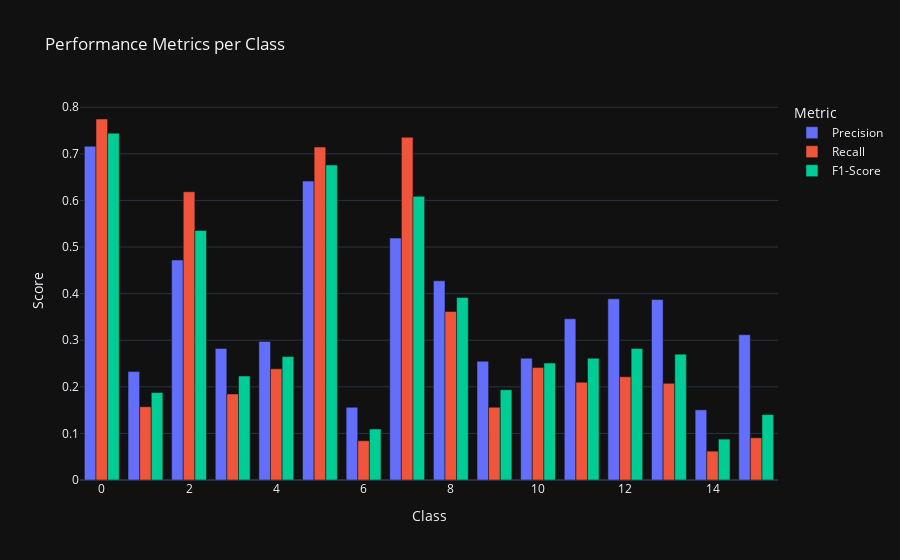

Write notebook code for a chart like this one.
### Markdown cell above
## Performance per Class

### Code cell
# Calculate performance metrics per class
from sklearn.metrics import precision_recall_fscore_support

precision, recall, f1, support = precision_recall_fscore_support(test_labels, test_pred)

# Create a dataframe with the metrics
class_performance = pd.DataFrame({
    'Class': np.unique(test_labels),
    'Precision': precision,
    'Recall': recall,
    'F1-Score': f1,
    'Support': support
})

# Plot performance metrics per class
fig = px.bar(class_performance.melt(id_vars=['Class', 'Support'], 
                                    value_vars=['Precision', 'Recall', 'F1-Score']),
             x='Class', y='value', color='variable',
             barmode='group', title='Performance Metrics per Class',
             labels={'value': 'Score', 'variable': 'Metric'},
             hover_data=['Support'])
fig.show()

### Figure 1 — Plotly figure (JSON) as saved in the notebook; plotly's stock layout.template omitted (floating-point values rounded to 4 significant figures)
{"data": [{"alignmentgroup": "True", "customdata": [[3033], [2372], [8652], [1073], [3016], [3565], [1519], [3752], [1316], [903], [3589], [1425], [1318], [323], [226], [320]], "hovertemplate": "Metric=Precision<br>Class=%{x}<br>Score=%{y}<br>Support=%{customdata[0]}<extra></extra>", "legendgroup": "Precision", "marker": {"color": "#636efa", "pattern": {"shape": ""}}, "name": "Precision", "offsetgroup": "Precision", "orientation": "v", "showlegend": true, "textposition": "auto", "type": "bar", "x": [0, 1, 2, 3, 4, 5, 6, 7, 8, 9, 10, 11, 12, 13, 14, 15], "xaxis": "x", "y": [0.7162, 0.2327, 0.4723, 0.2825, 0.2974, 0.6415, 0.1561, 0.5193, 0.4277, 0.255, 0.2613, 0.3461, 0.3888, 0.3873, 0.1505, 0.3118], "yaxis": "y"}, {"alignmentgroup": "True", "customdata": [[3033], [2372], [8652], [1073], [3016], [3565], [1519], [3752], [1316], [903], [3589], [1425], [1318], [323], [226], [320]], "hovertemplate": "Metric=Recall<br>Class=%{x}<br>Score=%{y}<br>Support=%{customdata[0]}<extra></extra>", "legendgroup": "Recall", "marker": {"color": "#EF553B", "pattern": {"shape": ""}}, "name": "Recall", "offsetgroup": "Recall", "orientation": "v", "showlegend": true, "textposition": "auto", "type": "bar", "x": [0, 1, 2, 3, 4, 5, 6, 7, 8, 9, 10, 11, 12, 13, 14, 15], "xaxis": "x", "y": [0.7748, 0.1573, 0.6187, 0.1845, 0.2387, 0.7147, 0.08427, 0.7356, 0.3617, 0.1561, 0.2413, 0.2098, 0.2215, 0.2074, 0.06195, 0.09062], "yaxis": "y"}, {"alignmentgroup": "True", "customdata": [[3033], [2372], [8652], [1073], [3016], [3565], [1519], [3752], [1316], [903], [3589], [1425], [1318], [323], [226], [320]], "hovertemplate": "Metric=F1-Score<br>Class=%{x}<br>Score=%{y}<br>Support=%{customdata[0]}<extra></extra>", "legendgroup": "F1-Score", "marker": {"color": "#00cc96", "pattern": {"shape": ""}}, "name": "F1-Score", "offsetgroup": "F1-Score", "orientation": "v", "showlegend": true, "textposition": "auto", "type": "bar", "x": [0, 1, 2, 3, 4, 5, 6, 7, 8, 9, 10, 11, 12, 13, 14, 15], "xaxis": "x", "y": [0.7444, 0.1877, 0.5356, 0.2232, 0.2649, 0.6761, 0.1094, 0.6088, 0.3919, 0.1937, 0.2509, 0.2612, 0.2823, 0.2702, 0.08777, 0.1404], "yaxis": "y"}], "layout": {"autosize": true, "barmode": "group", "legend": {"title": {"text": "Metric"}, "tracegroupgap": 0}, "title": {"text": "Performance Metrics per Class"}, "xaxis": {"anchor": "y", "autorange": true, "domain": [0, 1], "range": [-0.5, 15.5], "title": {"text": "Class"}, "type": "linear"}, "yaxis": {"anchor": "x", "autorange": true, "domain": [0, 1], "range": [0, 0.8156], "title": {"text": "Score"}, "type": "linear"}}}
